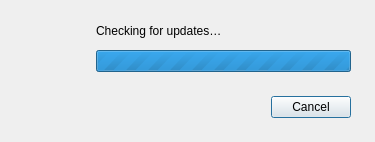
<?xml version="1.0" encoding="UTF-8"?>
<ui version="4.0">
 <class>UpdateCheckDialog</class>
 <widget class="QDialog" name="UpdateCheckDialog">
  <property name="geometry">
   <rect>
    <x>0</x>
    <y>0</y>
    <width>375</width>
    <height>136</height>
   </rect>
  </property>
  <property name="sizePolicy">
   <sizepolicy hsizetype="Fixed" vsizetype="Fixed">
    <horstretch>0</horstretch>
    <verstretch>0</verstretch>
   </sizepolicy>
  </property>
  <property name="windowTitle">
   <string>Checking for updates</string>
  </property>
  <property name="sizeGripEnabled">
   <bool>false</bool>
  </property>
  <layout class="QVBoxLayout" name="verticalLayout">
   <property name="spacing">
    <number>12</number>
   </property>
   <property name="leftMargin">
    <number>24</number>
   </property>
   <property name="topMargin">
    <number>24</number>
   </property>
   <property name="rightMargin">
    <number>24</number>
   </property>
   <property name="bottomMargin">
    <number>24</number>
   </property>
   <item>
    <layout class="QHBoxLayout" name="horizontalLayout">
     <item>
      <widget class="QLabel" name="iconLabel">
       <property name="sizePolicy">
        <sizepolicy hsizetype="Fixed" vsizetype="Fixed">
         <horstretch>0</horstretch>
         <verstretch>0</verstretch>
        </sizepolicy>
       </property>
       <property name="minimumSize">
        <size>
         <width>60</width>
         <height>60</height>
        </size>
       </property>
       <property name="text">
        <string/>
       </property>
       <property name="alignment">
        <set>Qt::AlignHCenter|Qt::AlignTop</set>
       </property>
      </widget>
     </item>
     <item>
      <layout class="QVBoxLayout" name="verticalLayout_2">
       <item>
        <widget class="QLabel" name="statusLabel">
         <property name="text">
          <string>Checking for updates…</string>
         </property>
         <property name="textFormat">
          <enum>Qt::RichText</enum>
         </property>
         <property name="openExternalLinks">
          <bool>true</bool>
         </property>
        </widget>
       </item>
       <item>
        <widget class="QProgressBar" name="progressBar">
         <property name="sizePolicy">
          <sizepolicy hsizetype="Expanding" vsizetype="Fixed">
           <horstretch>0</horstretch>
           <verstretch>0</verstretch>
          </sizepolicy>
         </property>
         <property name="minimum">
          <number>0</number>
         </property>
         <property name="maximum">
          <number>0</number>
         </property>
         <property name="value">
          <number>0</number>
         </property>
        </widget>
       </item>
       <item>
        <spacer name="verticalSpacer">
         <property name="orientation">
          <enum>Qt::Vertical</enum>
         </property>
         <property name="sizeType">
          <enum>QSizePolicy::MinimumExpanding</enum>
         </property>
         <property name="sizeHint" stdset="0">
          <size>
           <width>20</width>
           <height>10</height>
          </size>
         </property>
        </spacer>
       </item>
      </layout>
     </item>
    </layout>
   </item>
   <item>
    <widget class="QDialogButtonBox" name="buttonBox">
     <property name="orientation">
      <enum>Qt::Horizontal</enum>
     </property>
     <property name="standardButtons">
      <set>QDialogButtonBox::Cancel</set>
     </property>
    </widget>
   </item>
  </layout>
 </widget>
 <resources/>
 <connections>
  <connection>
   <sender>buttonBox</sender>
   <signal>accepted()</signal>
   <receiver>UpdateCheckDialog</receiver>
   <slot>accept()</slot>
   <hints>
    <hint type="sourcelabel">
     <x>248</x>
     <y>254</y>
    </hint>
    <hint type="destinationlabel">
     <x>157</x>
     <y>274</y>
    </hint>
   </hints>
  </connection>
  <connection>
   <sender>buttonBox</sender>
   <signal>rejected()</signal>
   <receiver>UpdateCheckDialog</receiver>
   <slot>reject()</slot>
   <hints>
    <hint type="sourcelabel">
     <x>316</x>
     <y>260</y>
    </hint>
    <hint type="destinationlabel">
     <x>286</x>
     <y>274</y>
    </hint>
   </hints>
  </connection>
 </connections>
</ui>
